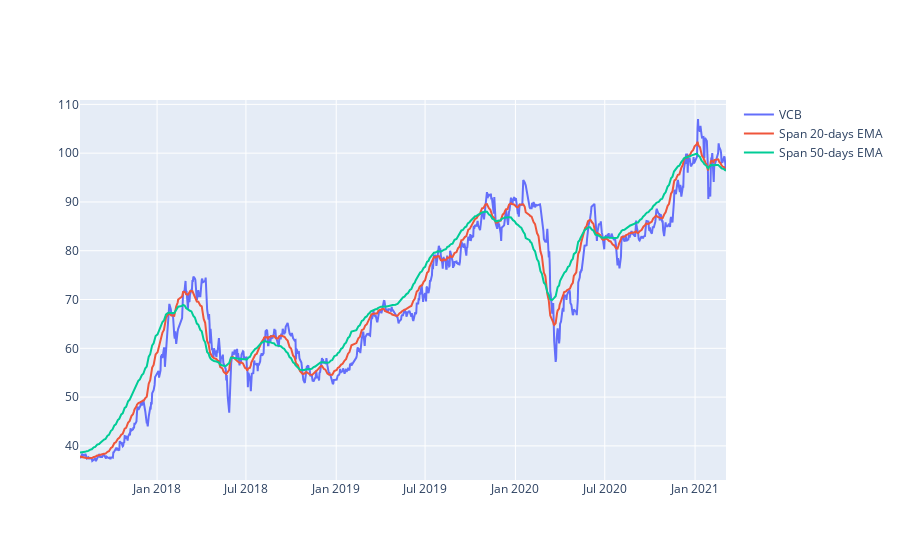

The code cell stored with this chart in its notebook:
### Code cell
#plot linechart for VCB price
short_rolling = df['<Close>'].rolling(window=20).mean()

ema_long = df['<Close>'].ewm(span=50, adjust=False).mean()
ema_short = df['<Close>'].ewm(span=20, adjust=False).mean()
line_price = df['<Close>']
fig = go.Figure()
#px.line(df_hpg, x='datetime', y='<Close>', labels={'x':'Date', 'y':'Price'})

fig.add_trace(go.Scatter(x=df.datetime, y=line_price, 
                        mode='lines', name='VCB'))

fig.add_trace(go.Scatter(x=df.datetime, y=ema_short, 
                        mode='lines', name='Span 20-days EMA'))

fig.add_trace(go.Scatter(x=df.datetime, y=ema_long, 
                        mode='lines', name='Span 50-days EMA'))

### Figure 1 — Plotly figure (JSON) as saved in the notebook; plotly's stock layout.template omitted (floating-point values rounded to 4 significant figures; data arrays with more than 128 entries replaced by an {"elided": "..."} marker saying what was removed)
{"data": [{"mode": "lines", "name": "VCB", "type": "scatter", "x": {"elided": "900 str values"}, "y": {"elided": "900 float values"}}, {"mode": "lines", "name": "Span 20-days EMA", "type": "scatter", "x": {"elided": "900 str values"}, "y": {"elided": "900 float values"}}, {"mode": "lines", "name": "Span 50-days EMA", "type": "scatter", "x": {"elided": "900 str values"}, "y": {"elided": "900 float values"}}], "layout": {}}
